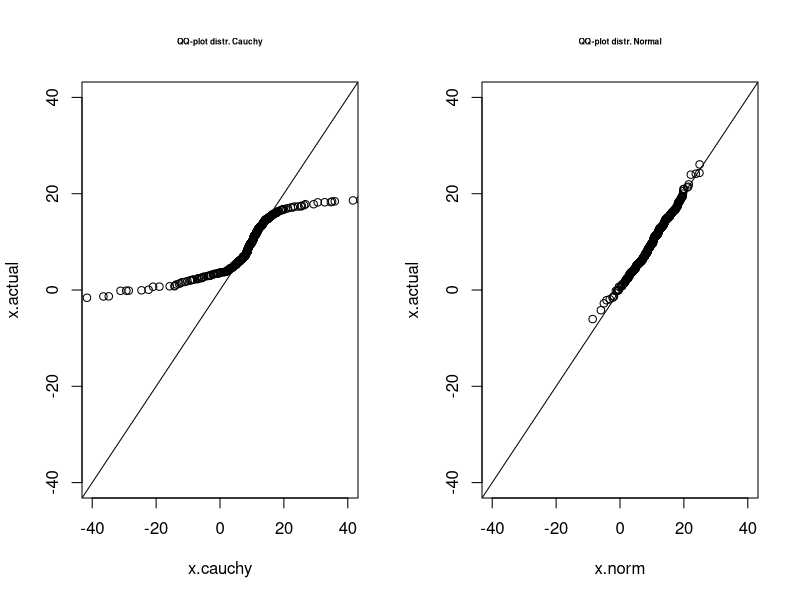
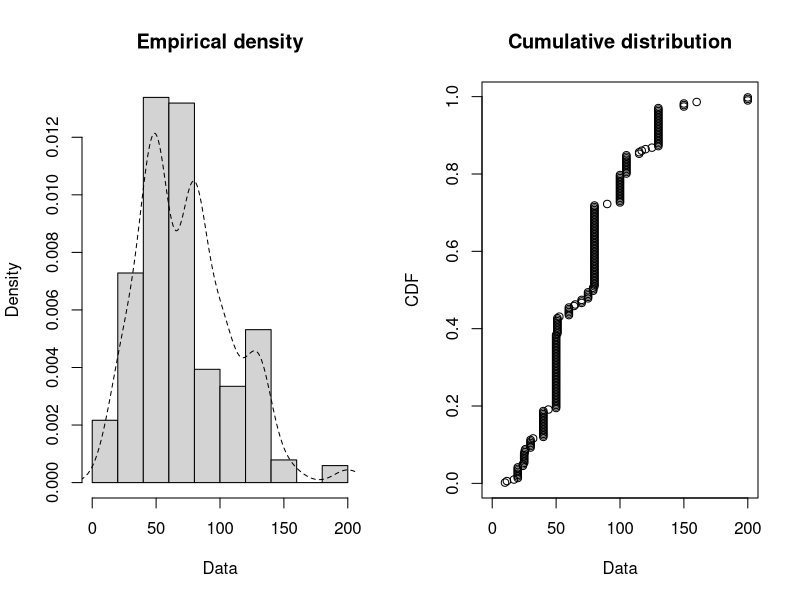
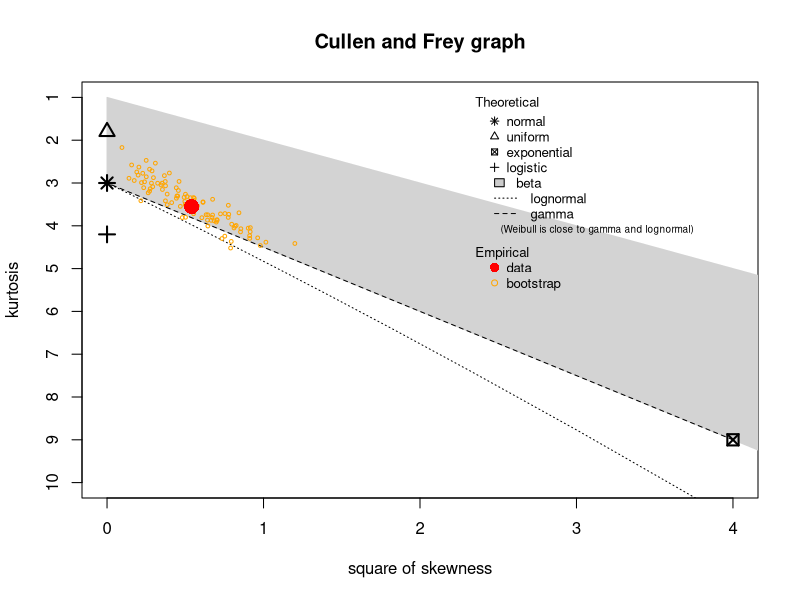
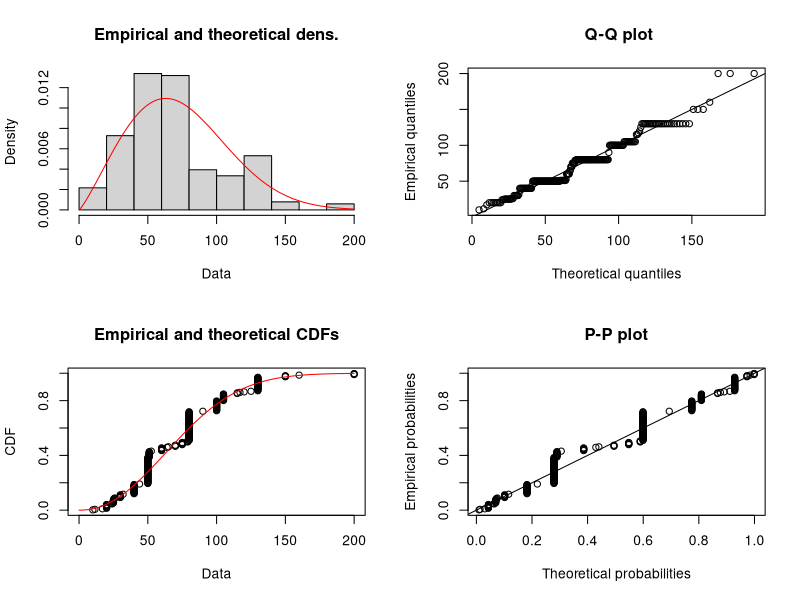
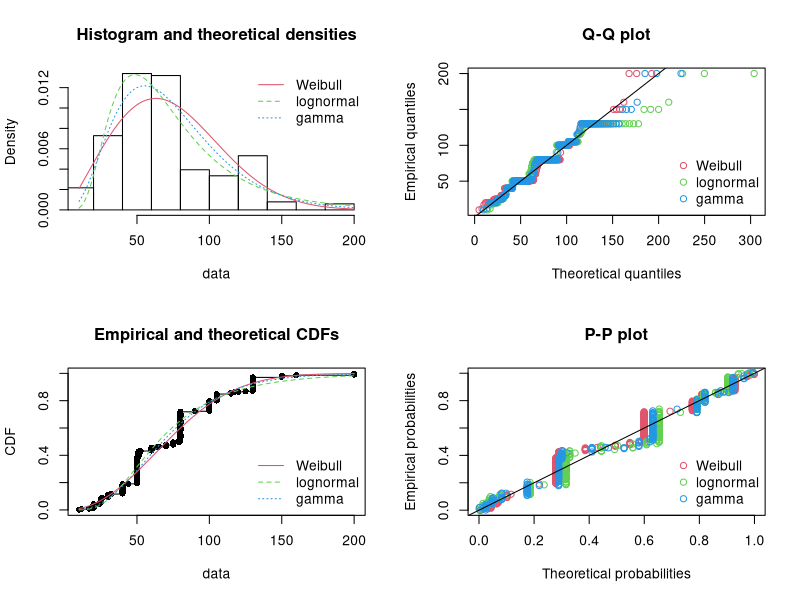

Generate these figures, in order, with R:
## ---- chunk 1
x.actual <- rnorm(500, 10, 5)
x.norm <-rnorm(500,mean(x.actual),sd(x.actual))
require(MASS)
fit.cauchy <- fitdistr(x.actual, "cauchy")
x.cauchy <- rcauchy(500, fit.cauchy$estimate[1], fit.cauchy$estimate[2])
par(mfrow= c(1,2))
qqplot(x.cauchy,x.actual, xlim = c(-40,40), ylim = c(-40,40) ,main = "QQ-plot distr. Cauchy", cex.main =.5)
abline(0,1)
qqplot(x.norm , x.actual, main = "QQ-plot distr. Normal", cex.main = .5, xlim = c(-40,40), ylim = c(-40,40))
abline(0,1)
## ---- chunk 2
require(fitdistrplus)
data("groundbeef")
plotdist(groundbeef$serving, histo = TRUE, demp = TRUE)
## ---- chunk 3
par(mfrow = c(1,1))
descdist(groundbeef$serving, boot =100)
## ---- chunk 4
fit.weibull <- fitdist(groundbeef$serving, "weibull" )
fit.gamma   <- fitdist(groundbeef$serving, "gamma"   ) 
fit.lnorm   <- fitdist(groundbeef$serving, "lnorm"   )
plot(fit.weibull)
par(mfrow = c(2, 2))
plot.legend <- c("Weibull", "lognormal", "gamma")
denscomp( list(fit.weibull, fit.lnorm, fit.gamma), legendtext = plot.legend)
qqcomp(   list(fit.weibull, fit.lnorm, fit.gamma), legendtext = plot.legend)
cdfcomp(  list(fit.weibull, fit.lnorm, fit.gamma), legendtext = plot.legend)
ppcomp(   list(fit.weibull, fit.lnorm, fit.gamma), legendtext = plot.legend)
par(mfrow = c(1,1))
## ---- chunk 5
fit.lnorm.boot <- bootdist(fit.lnorm)
par(mfrow = c(1,1))
summary(fit.lnorm.boot)
